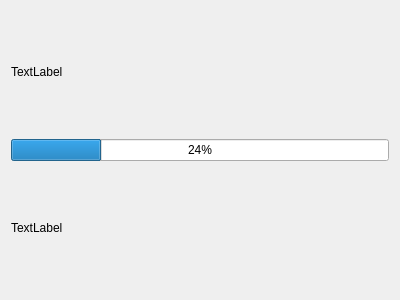
<?xml version="1.0" encoding="UTF-8"?>
<ui version="4.0">
 <class>FileScannerDialog</class>
 <widget class="QDialog" name="FileScannerDialog">
  <property name="windowModality">
   <enum>Qt::WindowModal</enum>
  </property>
  <property name="geometry">
   <rect>
    <x>0</x>
    <y>0</y>
    <width>400</width>
    <height>300</height>
   </rect>
  </property>
  <property name="windowTitle">
   <string>File Scanner</string>
  </property>
  <property name="windowIcon">
   <iconset resource="../../data/MediaElch.qrc">
    <normaloff>:/img/MediaElch.png</normaloff>:/img/MediaElch.png</iconset>
  </property>
  <property name="modal">
   <bool>true</bool>
  </property>
  <layout class="QVBoxLayout" name="verticalLayout">
   <item>
    <widget class="QLabel" name="status">
     <property name="text">
      <string>TextLabel</string>
     </property>
    </widget>
   </item>
   <item>
    <widget class="QProgressBar" name="progressBar">
     <property name="value">
      <number>24</number>
     </property>
    </widget>
   </item>
   <item>
    <widget class="QLabel" name="currentDir">
     <property name="minimumSize">
      <size>
       <width>300</width>
       <height>0</height>
      </size>
     </property>
     <property name="maximumSize">
      <size>
       <width>300</width>
       <height>16777215</height>
      </size>
     </property>
     <property name="text">
      <string>TextLabel</string>
     </property>
    </widget>
   </item>
  </layout>
 </widget>
 <resources>
  <include location="../../data/MediaElch.qrc"/>
 </resources>
 <connections/>
</ui>
